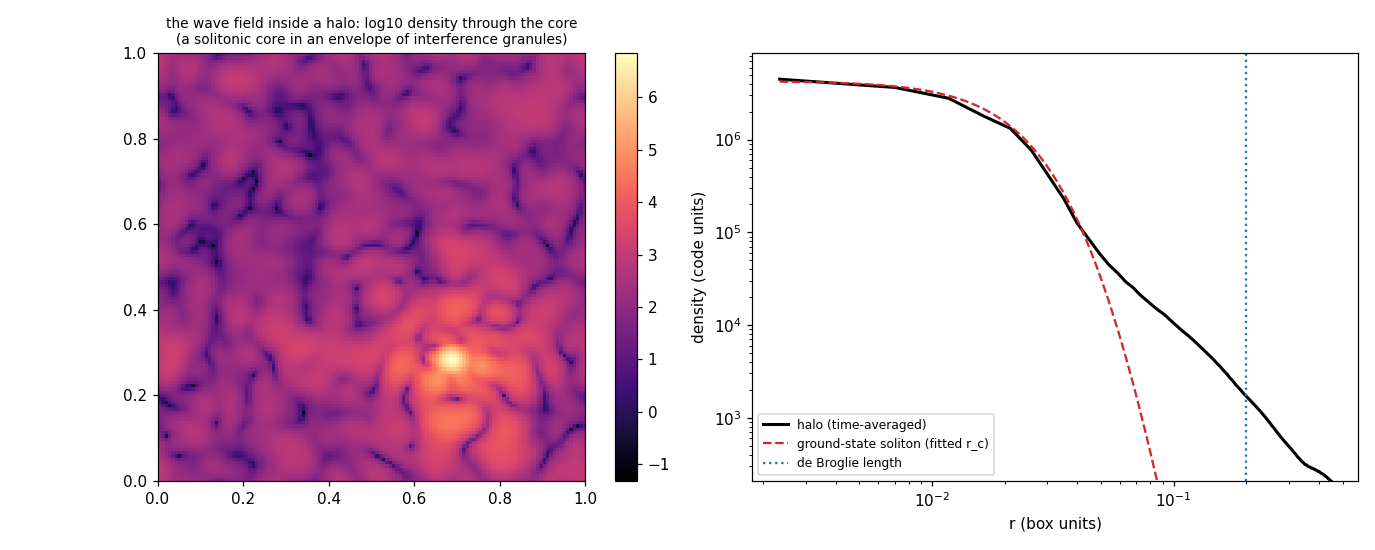

Reproduce this figure in Python.
#!/usr/bin/env python3
# -*- coding: utf-8 -*-
r"""
L383 -- THE WAVE FIELD INSIDE A DWARF HALO: a zoom-in Schroedinger-Poisson simulation, and the one thing the wave field does
there that cold particles do not -- it heats the stars.

WHY.  L374: of the no-particle candidates, only a linear wave field (fuzzy dark matter) passes through itself.  L382: at every
  boson mass the Lyman-alpha forest allows, the record's particle-mesh box cannot tell that field from the collisionless
  carrier; everything wave-like sits below ~30 pc, inside galaxies.  This lane goes there.  Inside a halo the wave field
  (a) settles into a solitonic core -- the ground state of Schroedinger-Poisson -- surrounded by an envelope of interference
  granules, and (b) its granules, O(1) density fluctuations of size ~ hbar / (m sigma) that live ~ hbar / (m sigma^2), heat
  any star that orbits through them, like a swarm of heavy quasi-particles (Bar-Or, Fouvry & Tremaine 2019: the heating is
  that of classical particles of mass m_eff ~ pi^(3/2) hbar^3 rho / (m^3 sigma^3), so D[v^2] ~ G^2 rho^2 (hbar/m)^3 / sigma^4).
  The heating is what observations bite on: ultra-faint dwarfs would puff up (Dalal & Kravtsov 2022: m >~ 3e-19 eV).  The
  framework adds one thing the literature does not have: its vacuum-gated clearing (mode G, L357/L372) removes the dark mass
  from galaxies once the vacuum takes over, which shortens the heating.
METHOD (code units hbar/m = G = 1; periodic box L = 1; the evolution is exact in Fourier space for the kinetic term).
  A  THE ZOOM-IN.  Ground-state solitons by imaginary-time propagation (masses 40 and 60 in code units: lighter ones are wider
     than their own wave Jeans length in this box and relax to the uniform state).  A halo from 12 merging solitons
     (random positions within 0.25 of the centre, sub-virial random velocities, random phases) on a 128^3 grid, evolved for
     ~12 crossing times (split-step, kick-drift-kick).  The relaxed halo's core against the ground state, its envelope, its
     granules; a figure of a density slice and the profile.
  B  THE HEATING.  A homogeneous wave bath (random phases, Maxwellian with 1D dispersion sigma, mean density rho), evolved
     exactly (free), its fluctuation potential from Poisson; 4000 stars in a harmonic trap (sigma_* = sigma/3, cloud radius
     0.15 spanning several granules); heating D = 2 d<E>/dt fitted while the stars stay slow (trap energy up < 25%).  Three baths: (rho, 24), (2 rho, 24), (2 rho, 36; twice the orbits,
     so the weaker heating stays above the noise); two seeds each.
  C  THE APPLICATION.  A Segue-1-like ultra-faint dwarf (r_h 29 pc, sigma_* 3.7 km/s, dark density 5.7 Msun/pc^3 inside r_h;
     Simon et al. 2011) in a halo with dispersion 5-10 km/s: the measured D, carried to physical units with the Coulomb
     logarithm ln(b_max / b_min) of each system, over the time the dark halo is there -- LCDM: from z = 8 to today; the
     framework: from z = 8 until the vacuum-gated trigger fires in the dwarf's own density (x~ [Omega_L(z)/Omega_L0]^2 >=
     x_v0 = 1000-2000, L357).  The minimum boson mass is the one whose heating stays below the observed sigma_*^2.
PRE-DECLARED (before any run).  H: the framework's late clearing opens the wave field's mass window down to the forest bound:
  with the clearing, the ultra-faint-dwarf floor falls to <= 2e-20 eV.  (The heating scales as m^-3 and the exposure ratio
  is ~10, which suggests it will not: then the clearing lowers the floor by only ~10^(1/3).)
CHECKS
  A1 NUMERICAL TRUST: the halo run conserves mass to 1e-10 and energy to 1%.
  A2 CONTROL: the imaginary-time ground state has Schive et al. 2014's profile (rho_c [1 + 0.091 (r/r_c)^2]^-8; rms log
     residual < 0.05 inside 2.5 r_c), and the M, 1.5M pair obeys the Schroedinger-Poisson scaling r_c ~ 1/M (ratio 2/3
     within 3%).
  A3 THE CORE IS THE GROUND STATE: the relaxed halo's core (time-averaged) has rho_c r_c^4 within 25% of the ground state's
     (the scaling invariant), and its profile is the soliton's inside 2 r_c (rms log residual < 0.12).
  B1 CONTROL: with the bath's potential switched off, the stars' trap energy is conserved to 1e-3 (the integrator).
  B2 THE QUASI-PARTICLE SCALING: doubling rho multiplies the heating by 4 (within 25%).
  B3 (reported) sigma x 1.5 against 1.5^-4 x the Coulomb-log ratio (the log model is rough at ln Lambda ~ 1-2).
  C1 CONTROL: with LCDM's exposure the floor is within a factor 5 of Dalal & Kravtsov's 3e-19 eV (the calibration is sane).
  R1 = H.   W (reported): the floor with and without the clearing, for sigma_DM = 5-10 km/s and x_v0 = 1000-2000.
MUTATE=1 freezes the bath (granules that never change): the heating vanishes and R1 flips -- the inverted control, showing the
  verdict rests on the granules' time dependence.  (Part A is not rerun under MUTATE.)  FAST=1 is a code test on small grids;
  it writes nothing here.
Run from the repository root:  python3 real_research/condensate_dust_2026/L383_wave_field_zoom_in.py
"""
import os, sys, json, math, time, tempfile
import numpy as np
from multiprocessing import Pool

HERE = os.path.dirname(os.path.abspath(__file__))
MUTATE = os.environ.get("MUTATE", "0") == "1"
FAST = os.environ.get("FAST", "0") == "1"
SLUG = "L383_wave_field_zoom_in" + ("_MUTATE" if MUTATE else "") + ("_FAST" if FAST else "")
OUTDIR = tempfile.gettempdir() if FAST else HERE
T0 = time.time()
P = lambda *a: print(*a, flush=True)
CH, OUT = [], {"lane": "L383", "mutate": MUTATE, "checks": {}, "numbers": {}}
EXPECT_OPENS = True                                                  # H, set before any run

NA = 48 if FAST else 128                                             # Part A grid
NB = 48 if FAST else 128                                             # Part B grid
NSOL, RC_IC_CELLS, R0 = (6, 4.0, 0.25) if FAST else (12, 7.0, 0.25)
N_CROSS = 2.0 if FAST else 12.0
NSTAR = 400 if FAST else 4000
B_ORBITS = 1.5 if FAST else 6.0
# physical constants for Part C
G_PC = 4.3009e-3                                                     # pc (km/s)^2 / Msun
HBARM_1EV = 1.917e-18                                                # hbar/m in pc km/s for m = 1 eV (19.2 kpc km/s at 1e-22 eV)
MYR_PER_PCKMS = 0.9778


def check(name, measured, ok, reading="", load_bearing=True):
    ok = bool(ok); CH.append((name, ok, load_bearing))
    OUT["checks"][name] = {"ok": ok, "measured": str(measured), "load_bearing": load_bearing}
    P(f"  [{'PASS' if ok else 'FAIL'}] {name}"); P(f"         measured: {measured}")
    if reading: P(f"         reading:  {reading}")
    return ok


def banner(t): P("\n" + "=" * 116); P(t); P("=" * 116)


class Box:
    """periodic box of side 1 with an n^3 grid; hbar/m = G = 1."""
    def __init__(self, n):
        self.n, self.dx = n, 1.0 / n
        k = 2 * np.pi * np.fft.fftfreq(n, self.dx); kr = 2 * np.pi * np.fft.rfftfreq(n, self.dx)
        KX, KY, KZ = np.meshgrid(k, k, k, indexing="ij")
        self.K2 = KX ** 2 + KY ** 2 + KZ ** 2
        del KX, KY, KZ
        self.KXr, self.KYr, self.KZr = np.meshgrid(k, k, kr, indexing="ij")
        self.K2r = self.KXr ** 2 + self.KYr ** 2 + self.KZr ** 2; self.K2r[0, 0, 0] = 1.0
        self.x = np.arange(n) * self.dx
        self.dv = self.dx ** 3

    def potential(self, rho):
        rk = np.fft.rfftn(rho); rk[0, 0, 0] = 0.0
        return np.fft.irfftn(-4 * np.pi * rk / self.K2r, s=rho.shape)

    def gravity(self, rho):
        rk = np.fft.rfftn(rho); rk[0, 0, 0] = 0.0
        vk = -4 * np.pi * rk / self.K2r
        return [np.fft.irfftn(-1j * K * vk, s=rho.shape) for K in (self.KXr, self.KYr, self.KZr)]

    def mass(self, psi):
        return float(np.sum(np.abs(psi) ** 2) * self.dv)

    def energy(self, psi):
        pk = np.fft.fftn(psi)
        kin = 0.5 * float(np.sum(self.K2 * np.abs(pk) ** 2)) * self.dv / psi.size
        rho = np.abs(psi) ** 2
        return kin + 0.5 * float(np.sum(self.potential(rho) * rho) * self.dv), kin

    def radial(self, rho, c, nb=60, rmax=0.45):
        nb = min(nb, int(rmax / (0.6 * self.dx)))                    # bins at least 0.6 cells wide
        d = [((self.x - c[i] + 0.5) % 1.0) - 0.5 for i in range(3)]
        r = np.sqrt(d[0][:, None, None] ** 2 + d[1][None, :, None] ** 2 + d[2][None, None, :] ** 2)
        edges = np.linspace(0, rmax, nb + 1); idx = np.digitize(r.ravel(), edges) - 1
        ok = (idx >= 0) & (idx < nb)
        s = np.bincount(idx[ok], weights=rho.ravel()[ok], minlength=nb); c_ = np.bincount(idx[ok], minlength=nb)
        rc = 0.5 * (edges[1:] + edges[:-1])
        prof = np.where(c_ > 0, s / np.maximum(c_, 1), np.nan)
        return rc, prof, r


def half_radius(r, prof):
    """the half-density radius (linear interpolation on the first crossing of rho(0)/2), empty bins skipped."""
    ok = np.isfinite(prof); r, prof = r[ok], prof[ok]
    rc0 = prof[0]
    for i in range(1, len(prof)):
        if prof[i] <= 0.5 * rc0:
            f = (prof[i - 1] - 0.5 * rc0) / (prof[i - 1] - prof[i])
            return float(r[i - 1] + f * (r[i] - r[i - 1]))
    return float("nan")


def fit_core(r, prof, rho_peak, rmax_fac=2.5):
    """least-squares fit of the soliton form (rho_c, r_c) to log rho inside rmax_fac r_c; returns rho_c, r_c, rms log residual."""
    from scipy.optimize import least_squares
    rc0 = half_radius(r, prof)
    ok = np.isfinite(prof) & (prof > 0)
    for _ in range(3):
        m_ = ok & (r < rmax_fac * rc0)
        res = least_squares(lambda q: np.log(soliton_form(r[m_], math.exp(q[0]), math.exp(q[1]))) - np.log(prof[m_]),
                            [math.log(rho_peak), math.log(rc0)])
        rho_c, rc0 = math.exp(res.x[0]), math.exp(res.x[1])
    m_ = ok & (r < rmax_fac * rc0)
    resid = float(np.sqrt(np.mean((np.log(prof[m_]) - np.log(soliton_form(r[m_], rho_c, rc0))) ** 2)))
    return rho_c, rc0, resid


def soliton_form(r, rho_c, r_c):
    return rho_c * (1 + 0.091 * (r / r_c) ** 2) ** -8


def ground_state(box, M, sweeps=(400, 400, 400), seed_w=0.08):
    """imaginary-time propagation to the Schroedinger-Poisson ground state of mass M, centred in the box."""
    c = 0.5
    d = [((box.x - c + 0.5) % 1.0) - 0.5 for _ in range(3)]
    r2 = d[0][:, None, None] ** 2 + d[1][None, :, None] ** 2 + d[2][None, None, :] ** 2
    psi = np.exp(-r2 / (2 * seed_w ** 2)).astype(complex)
    psi *= math.sqrt(M / box.mass(psi))
    for nsw, fac in zip(sweeps, (4.0, 1.0, 0.25)):
        dt = fac * box.dx ** 2
        kin = np.exp(-0.5 * box.K2 * dt)
        for _ in range(nsw):
            V = box.potential(np.abs(psi) ** 2)
            psi *= np.exp(-0.5 * V * dt)
            psi = np.fft.ifftn(kin * np.fft.fftn(psi))
            V = box.potential(np.abs(psi) ** 2)
            psi *= np.exp(-0.5 * V * dt)
            psi *= math.sqrt(M / box.mass(psi))
    return psi


def part_A():
    box = Box(NA)
    # --- A2: ground states at M and 2M
    M1 = 40.0                                                         # the box must exceed the soliton's wave Jeans length
    g1 = ground_state(box, M1); g2 = ground_state(box, 1.5 * M1)
    out = {}
    fits = []
    for g, M in ((g1, M1), (g2, 1.5 * M1)):
        rho = np.abs(g) ** 2
        c = np.unravel_index(np.argmax(rho), rho.shape); c = [c[i] * box.dx for i in range(3)]
        rr, prof, _ = box.radial(rho, c, nb=400, rmax=0.45)
        rho_c, rc, resid = fit_core(rr, prof, float(rho.max()))
        fits.append(dict(M=M, r_c=rc, rho_c=rho_c, inv=rho_c * rc ** 4, Mrc=M * rc, resid=resid))
    out["ground"] = fits
    rr1, prof1, _ = box.radial(np.abs(g1) ** 2, [0.5, 0.5, 0.5], nb=400, rmax=0.45)
    okp = np.isfinite(prof1); rr1, prof1 = rr1[okp], prof1[okp]
    # --- the halo: 16 solitons scaled from the M1 ground state (s_M(r) = lam^-2 s(r / lam), M = M1 / lam)
    K = fits[0]["Mrc"]; rc_ic = RC_IC_CELLS * box.dx; Ms = K / rc_ic; lam = M1 / Ms
    amp = np.sqrt(np.maximum(prof1, 0.0)); rgrid = rr1
    rng = np.random.default_rng(11)
    pos = []
    while len(pos) < NSOL:
        p_ = rng.uniform(-R0, R0, 3)
        if np.linalg.norm(p_) <= R0:
            pos.append(0.5 + p_)
    Mtot = NSOL * Ms
    s_vir = math.sqrt(Mtot / (2 * R0))
    psi = np.zeros((NA,) * 3, complex)
    X = box.x
    for j in range(NSOL):
        d = [((X - pos[j][i] + 0.5) % 1.0) - 0.5 for i in range(3)]
        r = np.sqrt(d[0][:, None, None] ** 2 + d[1][None, :, None] ** 2 + d[2][None, None, :] ** 2)
        s = lam ** -2 * np.interp(r / lam, rgrid, amp, right=0.0)
        v = np.round(rng.normal(0, 0.3 * s_vir, 3) / (2 * np.pi)) * 2 * np.pi        # periodic plane-wave momenta
        ph = v[0] * X[:, None, None] + v[1] * X[None, :, None] + v[2] * X[None, None, :]
        psi += s * np.exp(1j * (ph + rng.uniform(0, 2 * np.pi)))
    psi *= math.sqrt(Mtot / box.mass(psi))
    M0 = box.mass(psi); E0, K0 = box.energy(psi)
    t_cross = R0 / s_vir; t_end = N_CROSS * t_cross
    dt = box.dx ** 2 / 6.0
    kin = np.exp(-0.5j * box.K2 * dt)
    nsteps = int(math.ceil(t_end / dt)); snaps = []
    V = box.potential(np.abs(psi) ** 2); vmax_dt = 0.0
    P(f"    halo: {NSOL} solitons of mass {Ms:.1f} (r_c {rc_ic:.4f} = {RC_IC_CELLS:.0f} cells), total {Mtot:.0f}; virial sigma "
      f"{s_vir:.1f}, crossing time {t_cross:.2e}; {nsteps} steps of {dt:.2e}   [{time.time() - T0:.0f}s]")
    rec_every = max(1, nsteps // 40)
    for it in range(nsteps):
        psi *= np.exp(-0.5j * V * dt)
        psi = np.fft.ifftn(kin * np.fft.fftn(psi))
        V = box.potential(np.abs(psi) ** 2)
        psi *= np.exp(-0.5j * V * dt)
        vmax_dt = max(vmax_dt, float(np.abs(V).max()) * dt)
        if it >= int(0.75 * nsteps) and (it % rec_every == 0 or it == nsteps - 1):
            rho = np.abs(psi) ** 2
            sm = np.fft.irfftn(np.fft.rfftn(rho) * np.exp(-0.5 * box.K2r * (1.5 * box.dx) ** 2), s=rho.shape)
            ci = np.unravel_index(np.argmax(sm), sm.shape); c = [ci[i] * box.dx for i in range(3)]
            rr, prof, _ = box.radial(rho, c, nb=400, rmax=0.45)
            rho_c_, r_c_, _ = fit_core(rr, prof, float(rho[ci]), rmax_fac=2.0)
            snaps.append(dict(c=c, prof=prof, rho_c=rho_c_, r_c=r_c_))
    M1_, (E1, K1) = box.mass(psi), box.energy(psi)
    rho = np.abs(psi) ** 2
    # time-averaged core
    rcs = np.array([s_["r_c"] for s_ in snaps]); rhocs = np.array([s_["rho_c"] for s_ in snaps])
    inv_core = float(np.nanmean(rhocs * rcs ** 4))
    prof_avg = np.nanmean(np.array([s_["prof"] for s_ in snaps]), axis=0); rr = box.radial(rho, snaps[-1]["c"], nb=400, rmax=0.45)[0]
    rc_avg, rhoc_avg = float(np.nanmean(rcs)), float(np.nanmean(rhocs))
    m_ = (rr < 2 * rc_avg) & np.isfinite(prof_avg) & (prof_avg > 0)
    resid = float(np.sqrt(np.mean((np.log(prof_avg[m_]) - np.log(soliton_form(rr[m_], rhoc_avg, rc_avg))) ** 2)))
    sig_h = math.sqrt(2 * K1 / M1_ / 3)
    rq = np.linspace(0, 20 * rc_avg, 4001)
    core_mass = float(np.trapezoid(4 * np.pi * rq ** 2 * soliton_form(rq, rhoc_avg, rc_avg), rq)) if hasattr(np, "trapezoid") else \
        float(np.trapz(4 * np.pi * rq ** 2 * soliton_form(rq, rhoc_avg, rc_avg), rq))
    # granules: density contrast about the radial mean in the envelope, its autocorrelation length along the axes
    c = snaps[-1]["c"]; rrf, proff, rgrid3 = box.radial(rho, c, nb=400, rmax=0.45)
    okf = np.isfinite(proff); mean3 = np.interp(rgrid3, rrf[okf], proff[okf])
    env = (rgrid3 > 2 * rc_avg) & (rgrid3 < 0.2)
    dlt = np.where(env, rho / np.maximum(mean3, 1e-30) - 1, 0.0)
    ac = []
    for sh in range(0, 12):
        prod = dlt * np.roll(dlt, sh, axis=0); ac.append(float(np.sum(prod[env & np.roll(env, sh, axis=0)])))
    ac = np.array(ac) / ac[0]
    lag = next((i for i in range(1, len(ac)) if ac[i] < math.exp(-1)), len(ac)) * box.dx
    out.update(Ms=Ms, Mtot=Mtot, sig_vir=s_vir, t_cross=t_cross, t_end=t_end, steps=nsteps, mass_drift=abs(M1_ / M0 - 1),
               energy_drift=abs(E1 / E0 - 1), E0=E0, E1=E1, vmax_dt=vmax_dt, core_r_c=rc_avg, core_rho_c=rhoc_avg,
               core_inv=inv_core, core_resid=resid, core_mass=core_mass, core_r_c_series=rcs.tolist(), sigma_halo=sig_h,
               lambda_dB=2 * math.pi / sig_h, granule_corr=lag, env_contrast_rms=float(np.sqrt(np.mean(dlt[env] ** 2))),
               r=rr.tolist(), prof=prof_avg.tolist(), slice=np.log10(np.maximum(rho[:, :, int(round(c[2] / box.dx)) % NA], 1e-6)).tolist())
    return out


# ================================================================================================ Part B: the heating
def bath_run(args):
    rho0, sig, seed, frozen, pot_on, orbits = args
    box = Box(NB)
    rng = np.random.default_rng(seed)
    amp = np.sqrt(np.exp(-box.K2 / (2 * sig ** 2)))
    ck = amp * np.exp(2j * np.pi * rng.random(box.K2.shape))
    psi0 = np.fft.ifftn(ck); psi0 *= math.sqrt(rho0 / np.mean(np.abs(psi0) ** 2))
    pk0 = np.fft.fftn(psi0)
    sig_s = sig / 3.0; sx = 0.15; om = sig_s / sx
    pos = 0.5 + rng.normal(0, sx, (NSTAR, 3)); vel = rng.normal(0, sig_s, (NSTAR, 3))
    tau = 1.0 / sig ** 2; T_orb = 2 * np.pi / om
    dt = min(tau / 10.0, T_orb / 400.0); t_end = orbits * T_orb; nst = int(math.ceil(t_end / dt)); dt = t_end / nst

    def acc(p_, t):
        a_ = -om ** 2 * (p_ - 0.5)
        if pot_on:
            psi = np.fft.ifftn(pk0 * (1.0 if frozen else np.exp(-0.5j * box.K2 * t)))
            g = box.gravity(np.abs(psi) ** 2)
            s = (p_ % 1.0) / box.dx; i0 = np.floor(s).astype(np.int64); f = s - i0; i0 %= NB; i1 = (i0 + 1) % NB
            for ax in range(3):
                val = 0.0
                for bx in (0, 1):
                    ix = i1[:, 0] if bx else i0[:, 0]; wx = f[:, 0] if bx else 1 - f[:, 0]
                    for by in (0, 1):
                        iy = i1[:, 1] if by else i0[:, 1]; wy = f[:, 1] if by else 1 - f[:, 1]
                        for bz in (0, 1):
                            iz = i1[:, 2] if bz else i0[:, 2]; wz = f[:, 2] if bz else 1 - f[:, 2]
                            val = val + g[ax][ix, iy, iz] * wx * wy * wz
                a_[:, ax] += val
        return a_
    E = lambda p_, v_: 0.5 * np.sum(v_ ** 2, axis=1) + 0.5 * om ** 2 * np.sum((p_ - 0.5) ** 2, axis=1)
    ts, Es = [0.0], [float(E(pos, vel).mean())]
    a = acc(pos, 0.0); t = 0.0
    rec = max(1, nst // 60)
    for it in range(nst):
        vel += 0.5 * dt * a; pos += dt * vel; t += dt; a = acc(pos, t); vel += 0.5 * dt * a
        if (it + 1) % rec == 0:
            ts.append(t); Es.append(float(E(pos, vel).mean()))
    ts, Es = np.array(ts), np.array(Es)
    # the early, linear heating: from half an orbit until the trap energy first rises by 25% (slow stars stay slow)
    hot = np.where(Es > 1.25 * Es[0])[0]
    t_stop = ts[hot[0]] if len(hot) else ts[-1]
    t_stop = max(t_stop, min(2.0 * T_orb, ts[-1]))
    m_ = (ts >= 0.5 * T_orb) & (ts <= t_stop)
    slope = float(np.polyfit(ts[m_], Es[m_], 1)[0])
    return args, dict(D=2 * slope, E0=Es[0], dE_rel=float(Es[-1] / Es[0] - 1), t_end=t_end, steps=nst, sig_s=sig_s, sx=sx, om=om,
                      lnL=math.log(sx * sig), ts=ts.tolist(), Es=Es.tolist())


# ================================================================================================ Part C: cosmology helpers
OM, OL, H0 = 0.3138, 0.6862, 67.36


def t_of_z(z):                                                      # Gyr, flat LCDM, no radiation
    a = 1.0 / (1 + z)
    return (2.0 / (3 * math.sqrt(OL))) * math.asinh(math.sqrt(OL / OM) * a ** 1.5) * 977.8 / H0


def z_clear(rho_dm, x_v0, p=2):
    """the redshift at which the vacuum-gated trigger fires in a region of fixed physical density rho_dm (Msun/pc^3)."""
    rho_m0 = OM * 2.775e11 * (H0 / 100) ** 2 * 1e-18                  # Msun/pc^3
    def u(z):
        E2 = OM * (1 + z) ** 3 + OL
        delta = rho_dm / (rho_m0 * (1 + z) ** 3) - 1
        return 1.5 * (OM * (1 + z) ** 3 / E2) * delta * (OL / E2 / OL) ** p
    zs = np.linspace(20, 0, 4001)
    for z_ in zs:
        if u(z_) >= x_v0:
            return float(z_)
    return 0.0


def floor_mass(C_sim, lnL_sim, rho, sig_dm, sig_s, r_h, t_gyr):
    """the minimum boson mass (eV) whose granule heating over t stays below the observed sigma_*^2 (1D)."""
    t = t_gyr * 1e3 / MYR_PER_PCKMS                                  # pc/(km/s)
    m = 1e-19
    for _ in range(60):
        hm = HBARM_1EV / m                                            # hbar/m, pc km/s
        lnL = max(math.log(r_h * sig_dm / hm), 1.0)
        C = C_sim * lnL / lnL_sim
        # D t / 3 = sig_s^2  with D = C G^2 rho^2 (hbar/m)^3 / sig^4  ->  (hbar/m)^3 = 3 sig_s^2 sig^4 / (C G^2 rho^2 t)
        hm_max = (3 * sig_s ** 2 * sig_dm ** 4 / (C * G_PC ** 2 * rho ** 2 * t)) ** (1.0 / 3.0)
        m_new = HBARM_1EV / hm_max
        if abs(m_new / m - 1) < 1e-10:
            break
        m = m_new
    return m_new


if __name__ == "__main__":
    P(__doc__.split("CHECKS")[0].strip())
    if MUTATE: P("\n  *** MUTATE=1: the bath is frozen (granules that never change); Part A is not rerun ***")
    if FAST: P("\n  *** FAST=1: code test on small grids; nothing is written here ***")
    RHO_B, SIG_B = (300.0, 12.0) if FAST else (350.0, 24.0)                    # heating stays in the slow-star regime
    KEYS = [(RHO_B, SIG_B, B_ORBITS), (2 * RHO_B, SIG_B, B_ORBITS), (2 * RHO_B, 1.5 * SIG_B, 2 * B_ORBITS)]
    jobs = [(k_[0], k_[1], s_, MUTATE, True, k_[2]) for k_ in KEYS for s_ in (1, 2)] + [(RHO_B, SIG_B, 1, MUTATE, False, B_ORBITS)]
    with Pool(int(os.environ.get("L383_POOL", "4"))) as pool:
        resB = pool.map_async(bath_run, jobs, chunksize=1)
        A = part_A() if not MUTATE else None
        RB = dict(resB.get())
    P(f"  Parts A and B done   [{time.time() - T0:.0f}s]")

    # ------------------------------------------------------------------------------------------ A
    if A is not None:
        banner("A  THE ZOOM-IN: ground states, the merged halo, its core and granules")
        g1, g2 = A["ground"]
        check("A1 NUMERICAL TRUST: the halo run conserves mass to 1e-10 and energy to 1%",
              f"mass drift {A['mass_drift']:.1e}; energy drift {A['energy_drift']:.2e} (E {A['E0']:.1f} -> {A['E1']:.1f}); "
              f"max |V| dt {A['vmax_dt']:.3f}", A["mass_drift"] < 1e-10 and A["energy_drift"] < 0.01)
        check("A2 CONTROL: the imaginary-time ground state has Schive et al. 2014's profile (rms log residual < 0.05 inside 2.5 "
              "r_c) and r_c ~ 1/M (the M, 1.5M ratio 2/3 within 3%)",
              f"M {g1['M']:.0f}: r_c {g1['r_c']:.4f}, residual {g1['resid']:.3f}; M {g2['M']:.0f}: r_c {g2['r_c']:.4f}, residual "
              f"{g2['resid']:.3f}; ratio {g2['r_c'] / g1['r_c']:.4f}; M r_c = {g1['Mrc']:.3f} / {g2['Mrc']:.3f}; rho_c r_c^4 = "
              f"{g1['inv']:.3f} / {g2['inv']:.3f}",
              g1["resid"] < 0.05 and g2["resid"] < 0.05 and abs(g2["r_c"] / g1["r_c"] / (2 / 3) - 1) < 0.03)
        inv_g = 0.5 * (g1["inv"] + g2["inv"])
        check("A3 THE CORE IS THE GROUND STATE: the relaxed halo's core has rho_c r_c^4 within 25% of the ground state's and the "
              "soliton profile inside 2 r_c (rms log residual < 0.12)",
              f"core r_c {A['core_r_c']:.4f} ({A['core_r_c'] * NA:.1f} cells), rho_c {A['core_rho_c']:.3g}; rho_c r_c^4 "
              f"{A['core_inv']:.3f} vs ground state {inv_g:.3f} (ratio {A['core_inv'] / inv_g:.3f}); residual {A['core_resid']:.3f}",
              abs(A["core_inv"] / inv_g - 1) < 0.25 and A["core_resid"] < 0.12)
        P(f"    halo: {NSOL} solitons, total mass {A['Mtot']:.0f}, evolved {A['t_end'] / A['t_cross']:.0f} crossing times; "
          f"sigma_halo {A['sigma_halo']:.1f} -> de Broglie length {A['lambda_dB']:.3f} ({A['lambda_dB'] * NA:.0f} cells); "
          f"granule correlation length {A['granule_corr']:.4f} (1/sigma = {1 / A['sigma_halo']:.4f}); envelope density "
          f"contrast rms {A['env_contrast_rms']:.2f}; soliton mass fraction {A['core_mass'] / A['Mtot']:.2f}")
        OUT["numbers"]["A"] = {k_: v for k_, v in A.items() if k_ != "slice"}
        try:
            import matplotlib; matplotlib.use("Agg"); import matplotlib.pyplot as plt
            fig, ax = plt.subplots(1, 2, figsize=(12.5, 5.0))
            im = ax[0].imshow(np.array(A["slice"]).T, origin="lower", extent=(0, 1, 0, 1), cmap="magma")
            ax[0].set_title("the wave field inside a halo: log10 density through the core\n(a solitonic core in an envelope of "
                            "interference granules)", fontsize=9)
            fig.colorbar(im, ax=ax[0], fraction=0.046)
            r_, p_ = np.array(A["r"]), np.array(A["prof"])
            ax[1].loglog(r_, p_, "k-", lw=2, label="halo (time-averaged)")
            rr_ = np.geomspace(r_[0], r_[-1], 200)
            ax[1].loglog(rr_, soliton_form(rr_, A["core_rho_c"], A["core_r_c"]), "C3--", label="ground-state soliton (fitted r_c)")
            ax[1].axvline(A["lambda_dB"], color="C0", ls=":", label="de Broglie length")
            ax[1].set_xlabel("r (box units)"); ax[1].set_ylabel("density (code units)"); ax[1].legend(fontsize=8)
            ax[1].set_ylim(max(np.nanmin(p_[p_ > 0]), A["core_rho_c"] * 1e-5), A["core_rho_c"] * 2)
            fig.tight_layout(); fig.savefig(os.path.join(OUTDIR, SLUG + ".png"), dpi=110); P(f"  figure: {SLUG}.png")
        except Exception as e_:
            P(f"  figure skipped: {e_}")

    # ------------------------------------------------------------------------------------------ B
    banner("B  THE HEATING: stars in a trap inside a wave bath (code units)")
    Dm, R1_ = {}, {}
    for key in KEYS:
        ds = [RB[(key[0], key[1], s_, MUTATE, True, key[2])]["D"] for s_ in (1, 2)]
        Dm[key] = float(np.mean(ds)); r0 = RB[(key[0], key[1], 1, MUTATE, True, key[2])]; R1_[key] = r0
        P(f"    rho {key[0]:.0f}, sigma {key[1]:.0f}: D = {ds[0]:.1f} / {ds[1]:.1f} (mean {Dm[key]:.1f}); stars sigma_* {r0['sig_s']:.1f}, "
          f"trap energy {r0['E0']:.1f} -> {100 * r0['dE_rel']:+.1f}% over {key[2]:.0f} orbits; ln Lambda {r0['lnL']:.2f}")
    off = RB[(RHO_B, SIG_B, 1, MUTATE, False, B_ORBITS)]
    check("B1 CONTROL: with the bath's potential switched off the stars' trap energy is conserved to 1e-3 (the integrator)",
          f"relative change {off['dE_rel']:.1e}", abs(off["dE_rel"]) < 1e-3)
    kA, kB, kC = KEYS
    r_rho = Dm[kB] / Dm[kA] if Dm[kA] != 0 else float("nan")
    lnr = R1_[kC]["lnL"] / R1_[kB]["lnL"]
    pred_sig = 1.5 ** -4 * lnr
    r_sig = Dm[kC] / Dm[kB] if Dm[kB] != 0 else float("nan")
    check("B2 THE QUASI-PARTICLE SCALING: doubling rho multiplies the heating by 4 (within 25%) -- the granules act as "
          "quasi-particles whose mass grows with rho", f"rho x2: x{r_rho:.2f} (4)", abs(r_rho / 4 - 1) < 0.25)
    check("B3 (reported) the sigma scaling: sigma x 1.5 against 1.5^-4 x the Coulomb-log ratio (the log model is rough at "
          "ln Lambda ~ 1.3-1.7)", f"x{r_sig:.3f} (predicted {pred_sig:.3f}; ratio {r_sig / pred_sig:.2f})", True, load_bearing=False)
    C_sim = Dm[kA] * kA[1] ** 4 / kA[0] ** 2                                # G = hbar/m = 1
    C_sim2 = Dm[kC] * kC[1] ** 4 / kC[0] ** 2
    lnL_sim, lnL_sim2 = R1_[kA]["lnL"], R1_[kC]["lnL"]
    Cp = 0.5 * (C_sim / lnL_sim + C_sim2 / lnL_sim2)                        # the coefficient per unit Coulomb log
    P(f"    D = C G^2 rho^2 (hbar/m)^3 / sigma^4 with C / ln Lambda = {C_sim / lnL_sim:.2f} (sigma {kA[1]:.0f}), {C_sim2 / lnL_sim2:.2f} "
      f"(sigma {kC[1]:.0f}); mean {Cp:.2f}.  (Quasi-particle estimate: 3 x pi^1.5 / 0.34 ~ {3 * math.pi ** 1.5 / 0.34:.0f}, with its "
      f"factor-of-2 conventions)")

    # ------------------------------------------------------------------------------------------ C
    banner("C  A SEGUE-1-LIKE ULTRA-FAINT DWARF: the boson-mass floor from granule heating, LCDM vs the framework's clearing")
    R_H, SIG_S, RHO_DM = 29.0, 3.7, 5.7
    ZF = 8.0; tf = t_of_z(ZF); t0 = t_of_z(0.0)
    TAB = {}
    for xv in (1000.0, 2000.0):
        zc = z_clear(RHO_DM, xv); TAB[f"z_clear|{xv:.0f}"] = zc
    for sdm in (5.0, 7.0, 10.0):
        row = {}
        row["LCDM"] = floor_mass(Cp, 1.0, RHO_DM, sdm, SIG_S, R_H, t0 - tf) if Cp > 0 else 0.0
        for xv in (1000.0, 2000.0):
            zc = TAB[f"z_clear|{xv:.0f}"]
            row[f"framework|{xv:.0f}"] = floor_mass(Cp, 1.0, RHO_DM, sdm, SIG_S, R_H, max(t_of_z(zc) - tf, 0.0) + 0.1) if Cp > 0 else 0.0
        TAB[f"sigma_dm={sdm:g}"] = row
        P(f"    sigma_DM {sdm:4.1f} km/s: floor LCDM {row['LCDM']:.2e} eV (exposure {t0 - tf:.1f} Gyr); framework {row['framework|1000']:.2e} "
          f"(x_v0 1000, cleared at z = {TAB['z_clear|1000']:.2f}, exposure {t_of_z(TAB['z_clear|1000']) - tf + 0.1:.2f} Gyr) / "
          f"{row['framework|2000']:.2e} (x_v0 2000, z = {TAB['z_clear|2000']:.2f})")
    lc = TAB["sigma_dm=7"]["LCDM"]
    check("C1 CONTROL: with LCDM's exposure the floor is within a factor 5 of Dalal & Kravtsov's 3e-19 eV (sigma_DM 7 km/s)",
          f"{lc:.2e} eV (ratio {lc / 3e-19:.2f})", 3e-19 / 5 <= lc <= 3e-19 * 5 if not MUTATE else lc < 3e-19 / 5,
          reading="under MUTATE the frozen bath does not heat: the floor collapses (the inverted control)" if MUTATE else "")
    fw = max(TAB[f"sigma_dm={s:g}"][f"framework|{x:.0f}"] for s in (5.0, 7.0, 10.0) for x in (1000.0, 2000.0))
    check("R1 = H: with the framework's clearing the ultra-faint-dwarf floor falls to <= 2e-20 eV (the forest bound) for every "
          "sigma_DM 5-10 km/s and x_v0 1000-2000", f"highest framework floor {fw:.2e} eV", (fw <= 2e-20) == EXPECT_OPENS)
    check("W (reported) the floors with and without the clearing", "see above", True, load_bearing=False)
    OUT["numbers"].update(C_per_lnL=Cp, C_sim=C_sim, C_sim2=C_sim2,
                          lnL_sim=[lnL_sim, lnL_sim2], ratios=dict(rho=r_rho, sigma=r_sig, sigma_pred=pred_sig), C=TAB,
                          ufd=dict(r_h=R_H, sigma_s=SIG_S, rho_dm=RHO_DM, z_form=ZF), bath_runs={str(k): {kk: vv for kk, vv in v.items()
                          if kk not in ("ts", "Es")} for k, v in RB.items()})
    OUT["numbers"]["B"] = {f"{k[0]:.0f}|{k[1]:.0f}": v for k, v in Dm.items()}
    banner("VERDICT")
    n_fail = sum(1 for _, ok_, lb in CH if lb and not ok_)
    OUT["n_checks"], OUT["n_fail_load_bearing"] = len(CH), n_fail
    json.dump(OUT, open(os.path.join(OUTDIR, SLUG + "_results.json"), "w"), indent=1,
              default=lambda o: o.tolist() if hasattr(o, "tolist") else str(o))
    P(f"  {sum(1 for _, ok_, _ in CH if ok_)}/{len(CH)} checks pass; load-bearing failures: {n_fail}; wrote {SLUG}_results.json   "
      f"[{time.time() - T0:.0f}s]")
    P(f"rc={0 if n_fail == 0 else 1}")
    sys.exit(0 if n_fail == 0 else 1)
